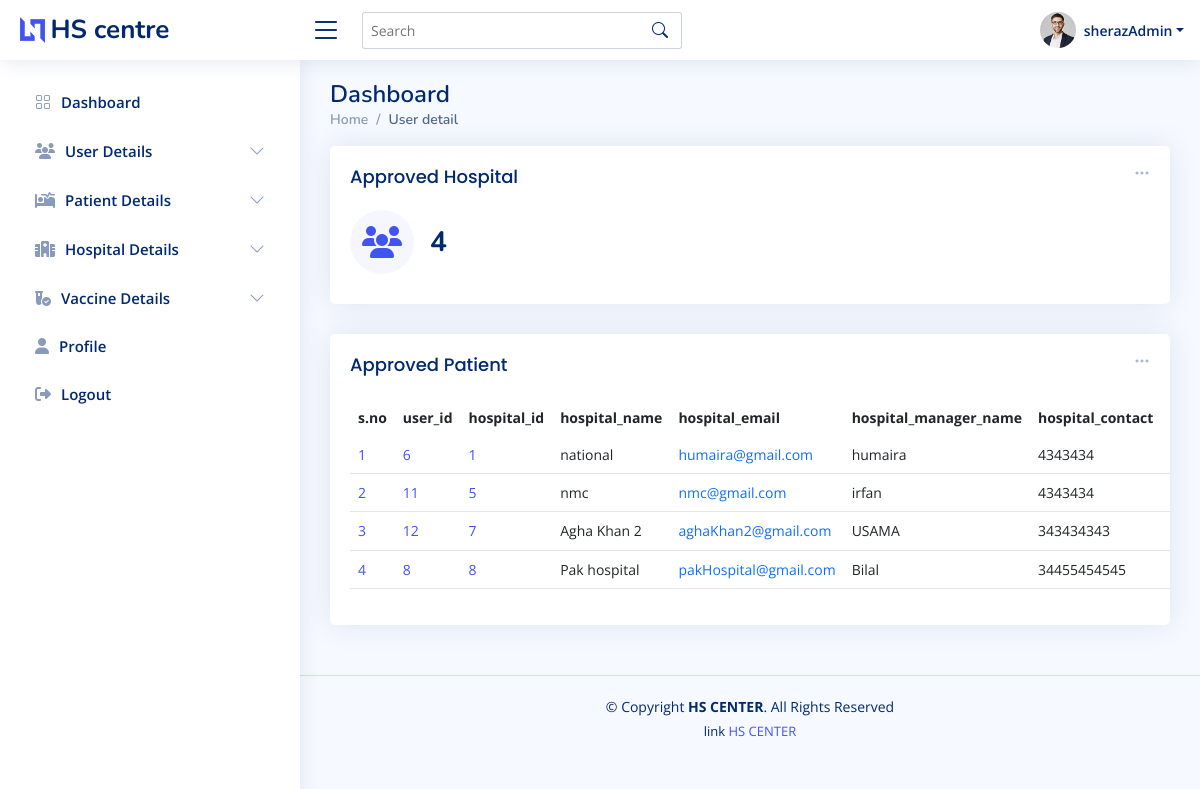
Before: /admin_app_hos.php (signed in) with the older database file.
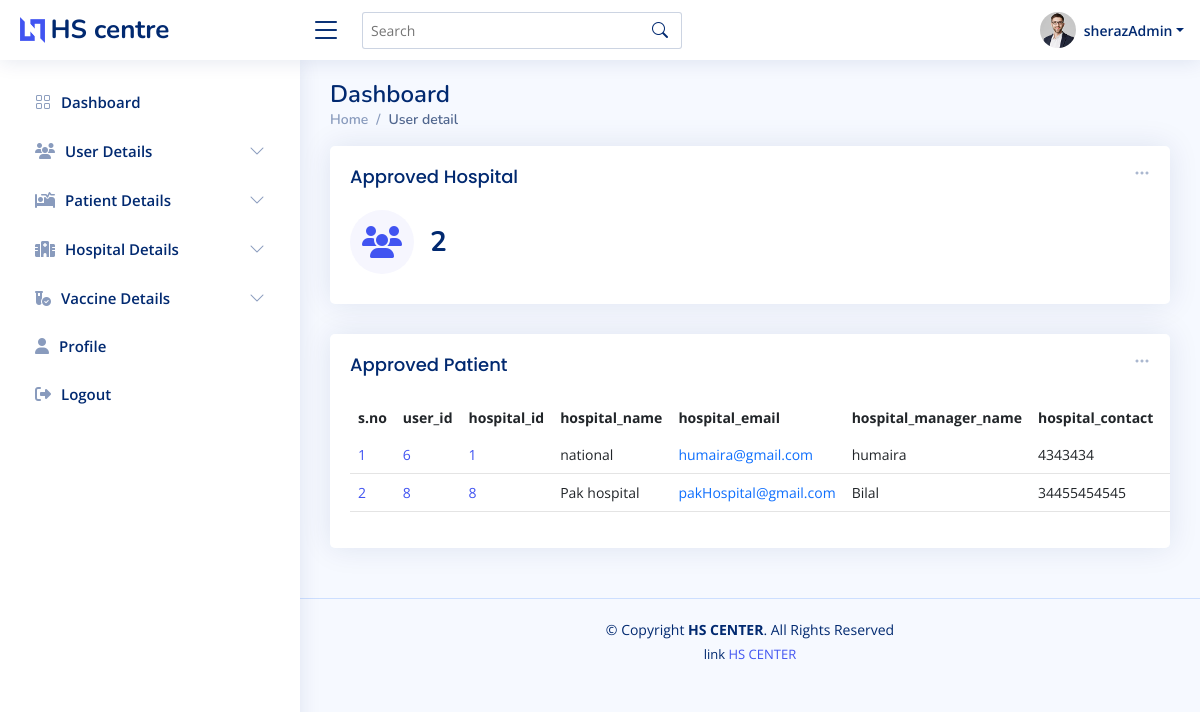
After: the same page with the newer database file.
### tables this page shows
CREATE TABLE `reg_hospital` (
  `hospital_id` int(11) NOT NULL,
  `hospital_name` varchar(200) NOT NULL,
  `hospital_manager_name` varchar(200) NOT NULL,
  `hospital_email` varchar(200) NOT NULL,
  `hospital_contact` varchar(255) NOT NULL,
  `hospital_location` varchar(222) NOT NULL,
  `hospital_manager_cnic` varchar(222) NOT NULL,
  `hospital_open_time` varchar(222) NOT NULL,
  `hospital_close_time` varchar(222) NOT NULL,
  `user_id` varchar(222) NOT NULL,
  `hospital_status` varchar(222) NOT NULL
);

### admin_app_hos.php (the view, shortened to what this page needs)
<?php
require 'conn.php';
$fetch_app_hospitalQ = "SELECT * FROM `reg_hospital` WHERE `hospital_status` ='approved'";
$fetch_app_hospital = mysqli_query($conn,$fetch_app_hospitalQ);
$total_app_hospital = mysqli_num_rows($fetch_app_hospital);
?>
<!DOCTYPE html>
<html lang="en">
<head>
  <?php require './component/_admin_link.php'?>
</head>
<body>
<?php require './component/_admin_nav.php';?>
  <main id="main" class="main " >
    <div class="pagetitle ">
      <h1>Dashboard</h1>
      <nav>
        <ol class="breadcrumb">
          <li class="breadcrumb-item"><a href="admin-index.php">Home</a></li>
          <li class="breadcrumb-item active">User detail</li>
        </ol>
      </nav>
    </div>
    <section class="section dashboard ">
      <div class="row ">
        <div class="col-lg-12">
          <div class="row ">
            <div class="col-xxl-4 col-md-6  w-100">
              <div class="card info-card sales-card">
                <div class="filter">
                  <a class="icon" href="#" data-bs-toggle="dropdown"><i class="bi bi-three-dots"></i></a>
                </div>
                <div class="card-body">
                <h5 class="card-title">Approved Hospital</h5>
                  <div class="d-flex align-items-center">
                    <div class="card-icon rounded-circle d-flex align-items-center justify-content-center">
                    <i class="fa-solid fa-users"></i>
                    </div>
                    <div class="ps-3">
                      <h6><?=$total_app_hospital?></h6>
                    </div>
                  </div>
                </div>
              </div>
            </div>
 <div class="col-12" >
              <div class="card recent-sales overflow-auto">
                <div class="filter">
                  <a class="icon" href="#" data-bs-toggle="dropdown"><i class="bi bi-three-dots"></i></a>
                </div>
                <div class="card-body">
                  <h5 class="card-title">Approved Patient</h5>
                  <table class="table table-borderless datatable" id="dowload_pdf">
                    <thead>
                      <tr>
                      <th scope="col">s.no</th>
                        <th scope="col">user_id</th>
                        <th scope="col">hospital_id </th>
                        <th scope="col">hospital_name</th>
                        <th scope="col">hospital_email</th>
                        <th scope="col">hospital_manager_name</th>
                        <th scope="col">hospital_contact</th>
                        <th scope="col">hospital_location</th>
                      </tr>
                    </thead>
                    <tbody>
                    <?php
                    if($total_app_hospital  > 0){
                      while($app_hos_data = mysqli_fetch_assoc($fetch_app_hospital)){
                        $i+=1;
                          echo '<tr>
                          <td scope="row"><a href="#">'.$i.'</a></td>
                          <td scope="row"><a href="#">'.$app_hos_data['user_id'].'</a></td>
                          <td scope="row"><a href="#">'.$app_hos_data['hospital_id'].'</a></td>
                          <td>'.$app_hos_data['hospital_name'].'</td>
                          <td><a  class="text-primary">'.$app_hos_data['hospital_email'].'</a></td>
                          <td>'.$app_hos_data['hospital_manager_name'].'</td>
                          <td>'.$app_hos_data['hospital_contact'].'</td>
                          <td>'.$app_hos_data['hospital_location'].'</td>
                          <td>'.$app_hos_data['hospital_manager_cnic'].'</td>
                          <td>'.$app_hos_data['hospital_open_time'].'</td>
                        <td>'.$app_hos_data['hospital_close_time'].'</td>
                          <td>'.$app_hos_data['hospital_status'].'</td>
                          <td><a  href="admin_reject_hospital.php?hospital_ID='.$app_hos_data['hospital_id'].'&pageUrl=admin_app_hos.php" class="badge bg-danger ">reject</a></td>
                        </tr>';
                      }
                    }
                    ?>
                    </tbody>
                  </table>
                </div>
              </div>
            </div>
          </div>
        </div>
      </div>
    </section>
  </main>
  <?php require './component/_admin_footer.php'?>
</body>
</html>

Changed rows visible on the page:
no longer on this page (row edited): reg_hospital: user "11", hospital_id "5", hospital_name "nmc", hospital_email "nmc@gmail.com", hospital_manager_name "irfan", hospital_contact "4343434"
no longer on this page (row edited): reg_hospital: user "12", hospital_id "7", hospital_name "Agha Khan 2", hospital_email "aghaKhan2@gmail.com", hospital_manager_name "USAMA", hospital_contact "343434343"
Other visible differences:
$total_app_hospital: "4" → "2"
